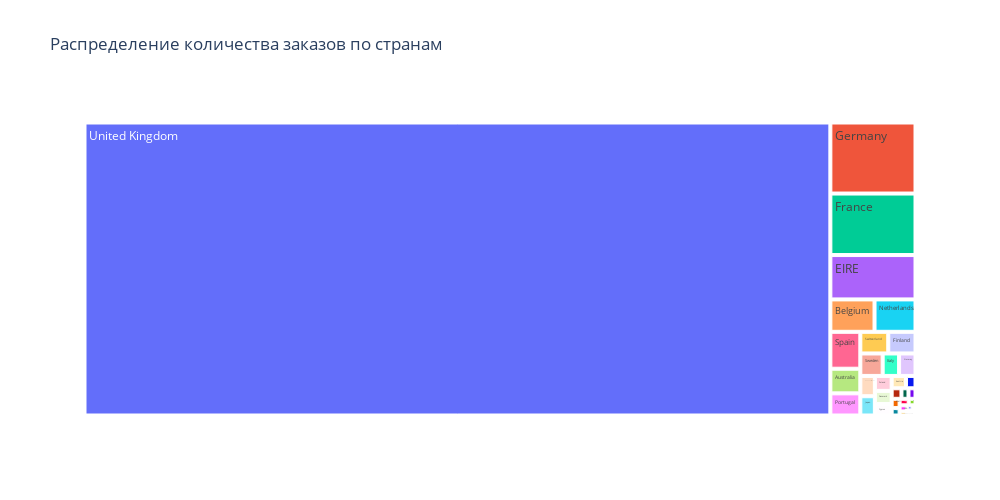

The code cell stored with this chart in its notebook:
### Markdown cell above
Большинство заказов сделано также клиентами из Великобритании, Германии и Франции.

Отобразим эти данные графически.

### Code cell
fig = px.treemap(
    data_frame=orders_in_countries_data, # DataFrame
    path=[F.COUNTRY.value], # категориальный признак, для которого строится график
    values='OrdersCount', # параметр, который сравнивается
    width=1000, # ширина
    height=500, # высота
    title='Распределение количества заказов по странам' # заголовок
)

# отображаем график
show_and_save_fig(fig, 'dist_orders_country')

### Figure 1 — Plotly figure (JSON) as saved in the notebook; plotly's stock layout.template omitted (floating-point values rounded to 4 significant figures)
{"data": [{"branchvalues": "total", "domain": {"x": [0, 1], "y": [0, 1]}, "hovertemplate": "labels=%{label}<br>OrdersCount=%{value}<br>parent=%{parent}<br>id=%{id}<extra></extra>", "ids": ["Australia", "Austria", "Bahrain", "Belgium", "Brazil", "Canada", "Channel Islands", "Cyprus", "Czech Republic", "Denmark", "EIRE", "European Community", "Finland", "France", "Germany", "Greece", "Iceland", "Israel", "Italy", "Japan", "Lithuania", "Malta", "Netherlands", "Norway", "Poland", "Portugal", "RSA", "Saudi Arabia", "Spain", "Sweden", "Switzerland", "USA", "United Arab Emirates", "United Kingdom", "Unspecified"], "labels": ["Australia", "Austria", "Bahrain", "Belgium", "Brazil", "Canada", "Channel Islands", "Cyprus", "Czech Republic", "Denmark", "EIRE", "European Community", "Finland", "France", "Germany", "Greece", "Iceland", "Israel", "Italy", "Japan", "Lithuania", "Malta", "Netherlands", "Norway", "Poland", "Portugal", "RSA", "Saudi Arabia", "Spain", "Sweden", "Switzerland", "USA", "United Arab Emirates", "United Kingdom", "Unspecified"], "name": "", "parents": ["", "", "", "", "", "", "", "", "", "", "", "", "", "", "", "", "", "", "", "", "", "", "", "", "", "", "", "", "", "", "", "", "", "", ""], "type": "treemap", "values": [50, 12, 1, 97, 1, 4, 20, 13, 2, 15, 256, 3, 40, 355, 410, 5, 7, 5, 25, 19, 4, 5, 90, 25, 17, 45, 1, 1, 75, 34, 41, 3, 2, 14816, 8]}], "layout": {"height": 500, "legend": {"tracegroupgap": 0}, "title": {"text": "Распределение количества заказов по странам"}, "width": 1000}}
